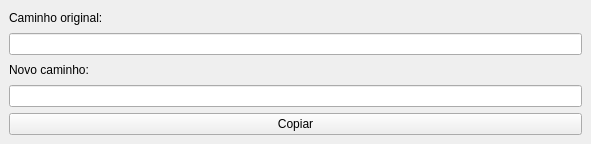
<?xml version="1.0" encoding="UTF-8"?>
<ui version="4.0">
 <class>MainWindow</class>
 <widget class="QMainWindow" name="MainWindow">
  <property name="geometry">
   <rect>
    <x>0</x>
    <y>0</y>
    <width>591</width>
    <height>144</height>
   </rect>
  </property>
  <property name="windowTitle">
   <string>Pega Caminho</string>
  </property>
  <widget class="QWidget" name="centralwidget">
   <layout class="QVBoxLayout" name="verticalLayout_2">
    <item>
     <layout class="QVBoxLayout" name="verticalLayout">
      <item>
       <widget class="QLabel" name="label">
        <property name="text">
         <string>Caminho original:</string>
        </property>
       </widget>
      </item>
      <item>
       <widget class="QLineEdit" name="edit_original"/>
      </item>
      <item>
       <widget class="QLabel" name="label_2">
        <property name="text">
         <string>Novo caminho:</string>
        </property>
       </widget>
      </item>
      <item>
       <widget class="QLineEdit" name="edit_novo"/>
      </item>
      <item>
       <widget class="QPushButton" name="pushButton">
        <property name="text">
         <string>Copiar</string>
        </property>
       </widget>
      </item>
     </layout>
    </item>
   </layout>
  </widget>
 </widget>
 <resources/>
 <connections/>
</ui>
